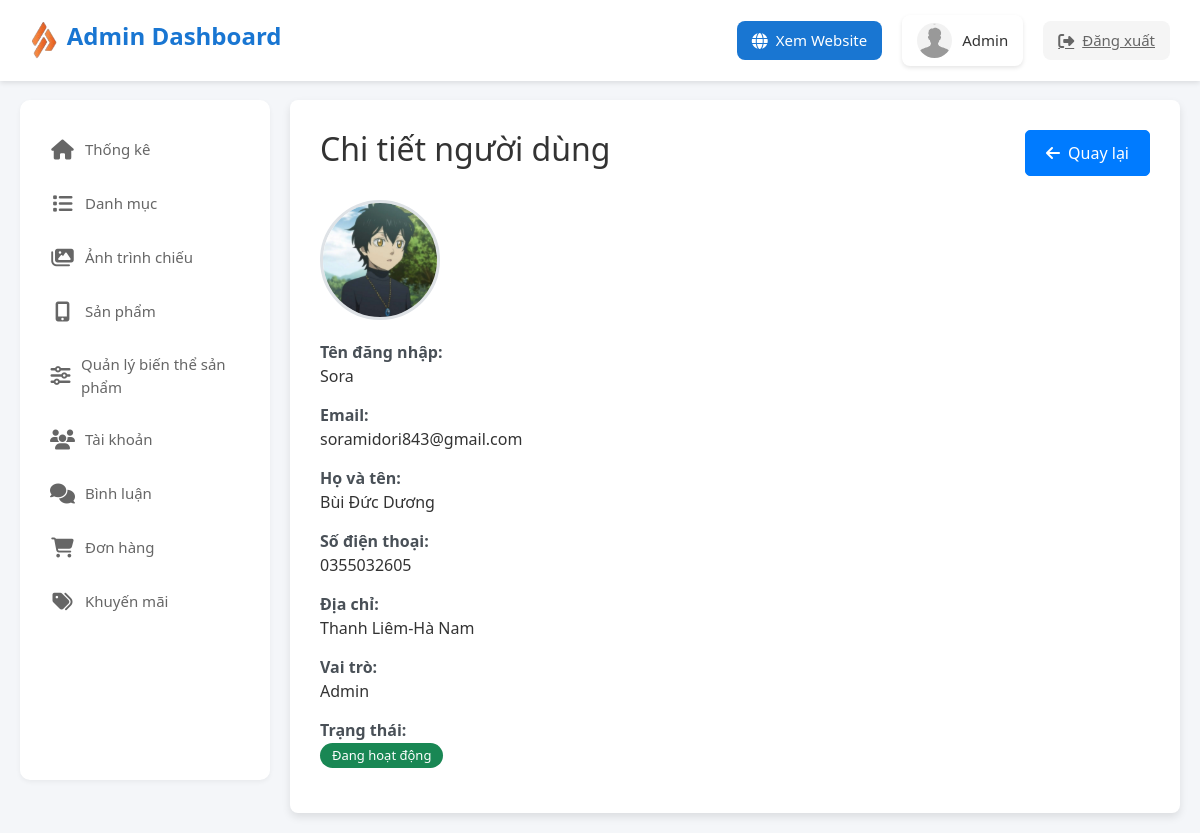
Before: /admin/index.php?action=viewUser&id=1 (signed in) with the older database file.
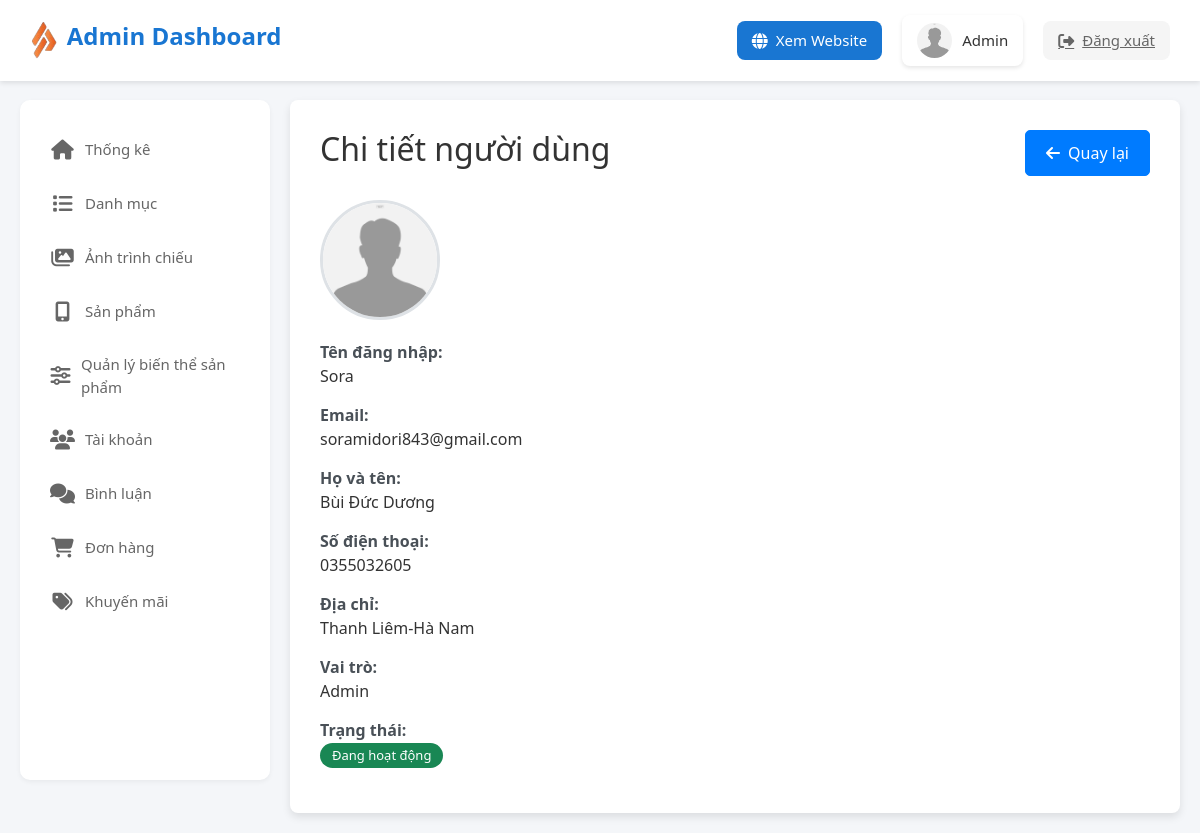
After: the same page with the newer database file.
### tables this page shows
CREATE TABLE `users` (
  `user_id` int(11) NOT NULL,
  `username` varchar(50) NOT NULL,
  `password` varchar(255) NOT NULL,
  `email` varchar(100) NOT NULL,
  `fullname` varchar(100) DEFAULT NULL,
  `phone` varchar(20) DEFAULT NULL,
  `address` text DEFAULT NULL,
  `avatar` varchar(255) DEFAULT NULL,
  `role_id` int(11) DEFAULT NULL,
  `status` tinyint(4) DEFAULT 1,
  `created_at` timestamp NOT NULL DEFAULT current_timestamp(),
  `birthday` date DEFAULT NULL,
  `gender` tinyint(1) DEFAULT NULL COMMENT '0: Nữ, 1: Nam'
);

CREATE TABLE `roles` (
  `role_id` int(11) NOT NULL,
  `role_name` varchar(50) NOT NULL,
  `description` text DEFAULT NULL,
  `created_at` timestamp NOT NULL DEFAULT current_timestamp()
);

### admin/commons/function.php (called while the page is built, shortened)
<?php
class MainModel {
    public function __construct() {
        $this->SUNNY = $this->connect_db();
    }
    public function connect_db() {
        try {
            $dsn = "mysql:host=" . DB_HOST . ";dbname=" . DB_NAME;
            $SUNNY = new PDO($dsn, DB_USER, DB_PASS, PDO_OPTIONS);
            return $SUNNY;
        } catch (PDOException $e) {
            error_log("Database Connection Error: " . $e->getMessage());
            throw new Exception("Không thể kết nối đến database");
        }
    }
}
try {
    $MainModel = new MainModel();
} catch (Exception $e) {
    error_log("MainModel initialization error: " . $e->getMessage());
    die("Không thể khởi tạo kết nối database");
}

### admin/models/userModel.php (called while the page is built, shortened)
<?php
class UserModel
{
    public static function getUserById($user_id)
    {
        global $MainModel;
        $sql = "SELECT u.*, r.role_name FROM users u
                LEFT JOIN roles r ON u.role_id = r.role_id
                WHERE u.user_id = ?";
        try {
            $stmt = $MainModel->SUNNY->prepare($sql);
            $stmt->execute([$user_id]);
            return $stmt->fetch(PDO::FETCH_ASSOC);
        } catch (PDOException $e) {
            echo "Lỗi khi lấy thông tin người dùng: " . $e->getMessage();
            return false;
        }
    }
}

### admin/views/user/user-detail.php (the view, shortened to what this page needs)
<!DOCTYPE html>
<html lang="vi">
<head>
    <link href="https://cdn.jsdelivr.net/npm/bootstrap@5.3.3/dist/css/bootstrap.min.css" rel="stylesheet">
    <link rel="stylesheet" href="https://cdnjs.cloudflare.com/ajax/libs/font-awesome/6.5.1/css/all.min.css">
</head>
<body>
    <?php include "./views/layout/header.php"; ?>
    <div class="main">
        <div class="sidebar">
            <?php include "./views/layout/sidebar.php"; ?>
        </div>
        <main>
            <div class="container">
                <div class="d-flex justify-content-between align-items-center mb-4">
                    <h2>Chi tiết người dùng</h2>
                    <a href="?action=user" class="btn btn-secondary">
                        <i class="fas fa-arrow-left"></i> Quay lại
                    </a>
                </div>
                <div class="avata">
                    <div>
                        <?php if (!empty($user['avatar'])): ?>
                        <img src="../<?= htmlspecialchars($user['avatar']) ?>" class="user-avatar" alt="Avatar"
                            onerror="this.src='../Uploads/User/nam.jpg'">
                        <?php else: ?>
                        <img src="../Uploads/User/nam.jpg" class="user-avatar" alt="Default Avatar">
                        <?php endif; ?>
                    </div>
                    <div class="info-item">
                        <div class="info-label">Tên đăng nhập:</div>
                        <div><?= htmlspecialchars($user['username']) ?></div>
                    </div>
                    <div class="info-item">
                        <div class="info-label">Email:</div>
                        <div><?= htmlspecialchars($user['email']) ?></div>
                    </div>
                    <div class="info-item">
                        <div class="info-label">Họ và tên:</div>
                        <div><?= htmlspecialchars($user['fullname'] ?? 'Chưa cập nhật') ?></div>
                    </div>
                    <div class="info-item">
                        <div class="info-label">Số điện thoại:</div>
                        <div><?= htmlspecialchars($user['phone'] ?? 'Chưa cập nhật') ?></div>
                    </div>
                    <div class="info-item">
                        <div class="info-label">Địa chỉ:</div>
                        <div><?= htmlspecialchars($user['address'] ?? 'Chưa cập nhật') ?></div>
                    </div>
                    <div class="info-item">
                        <div class="info-label">Vai trò:</div>
                        <div><?= htmlspecialchars($user['role_name']) ?></div>
                    </div>
                    <div class="info-item">
                        <div class="info-label">Trạng thái:</div>
                        <div>
                            <span class="badge <?= $user['status'] ? 'bg-success' : 'bg-danger' ?>">
                                <?= $user['status'] ? 'Đang hoạt động' : 'Ngừng hoạt động' ?>
                            </span>
                        </div>
                    </div>
                </div>
            </div>
        </main>
    </div>
</body>
</html>

Changed rows visible on the page:
changed users "Sora": avatar: a different picture
